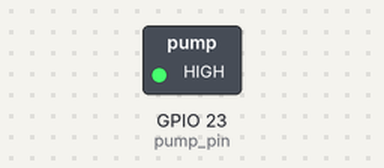
Bench run of a program on a simulated Raspberry Pi (BCM pin numbers). Parts: switched loads named in the program (green lamp = pin HIGH).

Above: at 5.0 s.
At 12.5 s:
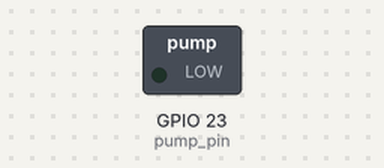
Timing chart, 0 to 19.5 s (numbered marks = the images above):
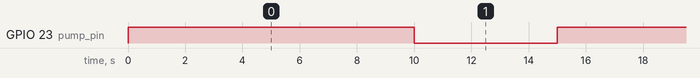

The program:

water_prototype.py
```python
import requests as rq
from board import *
import spidev
from numpy import interp
import time
import RPi.GPIO as GPIO

pump_pin = 23  # GPIO23
GPIO.setmode(GPIO.BCM)  # 編碼模式
GPIO.setup(pump_pin, GPIO.OUT)  # 設為輸出口


while True:
    GPIO.output(pump_pin, 1)
    time.sleep(10)
    GPIO.output(pump_pin, 0)
    time.sleep(5)
```

Measured:
- by itself, GPIO 23 (pump_pin): alternates HIGH for 10.0 s and LOW for 5.0 s
